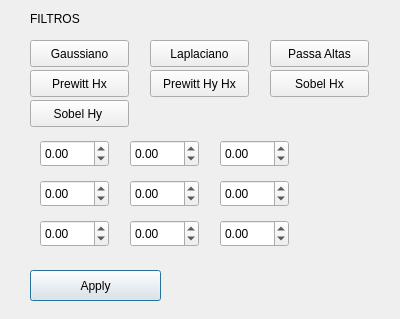
<?xml version="1.0" encoding="UTF-8"?>
<ui version="4.0">
 <class>Filters</class>
 <widget class="QDialog" name="Filters">
  <property name="geometry">
   <rect>
    <x>0</x>
    <y>0</y>
    <width>400</width>
    <height>319</height>
   </rect>
  </property>
  <property name="windowTitle">
   <string>Dialog</string>
  </property>
  <widget class="QPushButton" name="applyButton">
   <property name="geometry">
    <rect>
     <x>30</x>
     <y>270</y>
     <width>131</width>
     <height>31</height>
    </rect>
   </property>
   <property name="text">
    <string>Apply</string>
   </property>
  </widget>
  <widget class="QPushButton" name="gaussianButton">
   <property name="geometry">
    <rect>
     <x>30</x>
     <y>40</y>
     <width>99</width>
     <height>27</height>
    </rect>
   </property>
   <property name="text">
    <string>Gaussiano</string>
   </property>
  </widget>
  <widget class="QDoubleSpinBox" name="doubleSpinBox_1">
   <property name="geometry">
    <rect>
     <x>40</x>
     <y>140</y>
     <width>69</width>
     <height>27</height>
    </rect>
   </property>
   <property name="minimum">
    <double>-99.000000000000000</double>
   </property>
  </widget>
  <widget class="QDoubleSpinBox" name="doubleSpinBox_2">
   <property name="geometry">
    <rect>
     <x>130</x>
     <y>140</y>
     <width>69</width>
     <height>27</height>
    </rect>
   </property>
   <property name="minimum">
    <double>-99.000000000000000</double>
   </property>
  </widget>
  <widget class="QDoubleSpinBox" name="doubleSpinBox_3">
   <property name="geometry">
    <rect>
     <x>220</x>
     <y>140</y>
     <width>69</width>
     <height>27</height>
    </rect>
   </property>
   <property name="minimum">
    <double>-99.000000000000000</double>
   </property>
  </widget>
  <widget class="QDoubleSpinBox" name="doubleSpinBox_4">
   <property name="geometry">
    <rect>
     <x>40</x>
     <y>180</y>
     <width>69</width>
     <height>27</height>
    </rect>
   </property>
   <property name="minimum">
    <double>-99.000000000000000</double>
   </property>
  </widget>
  <widget class="QDoubleSpinBox" name="doubleSpinBox_5">
   <property name="geometry">
    <rect>
     <x>130</x>
     <y>180</y>
     <width>69</width>
     <height>27</height>
    </rect>
   </property>
   <property name="minimum">
    <double>-99.000000000000000</double>
   </property>
  </widget>
  <widget class="QDoubleSpinBox" name="doubleSpinBox_6">
   <property name="geometry">
    <rect>
     <x>220</x>
     <y>180</y>
     <width>69</width>
     <height>27</height>
    </rect>
   </property>
   <property name="minimum">
    <double>-99.000000000000000</double>
   </property>
  </widget>
  <widget class="QDoubleSpinBox" name="doubleSpinBox_7">
   <property name="geometry">
    <rect>
     <x>40</x>
     <y>220</y>
     <width>69</width>
     <height>27</height>
    </rect>
   </property>
   <property name="minimum">
    <double>-99.000000000000000</double>
   </property>
  </widget>
  <widget class="QDoubleSpinBox" name="doubleSpinBox_8">
   <property name="geometry">
    <rect>
     <x>130</x>
     <y>220</y>
     <width>69</width>
     <height>27</height>
    </rect>
   </property>
   <property name="minimum">
    <double>-99.000000000000000</double>
   </property>
  </widget>
  <widget class="QDoubleSpinBox" name="doubleSpinBox_9">
   <property name="geometry">
    <rect>
     <x>220</x>
     <y>220</y>
     <width>69</width>
     <height>27</height>
    </rect>
   </property>
   <property name="minimum">
    <double>-99.000000000000000</double>
   </property>
  </widget>
  <widget class="QPushButton" name="laplacianoButton">
   <property name="geometry">
    <rect>
     <x>150</x>
     <y>40</y>
     <width>99</width>
     <height>27</height>
    </rect>
   </property>
   <property name="text">
    <string>Laplaciano</string>
   </property>
  </widget>
  <widget class="QPushButton" name="passaAltasButton">
   <property name="geometry">
    <rect>
     <x>270</x>
     <y>40</y>
     <width>99</width>
     <height>27</height>
    </rect>
   </property>
   <property name="text">
    <string>Passa Altas</string>
   </property>
  </widget>
  <widget class="QPushButton" name="prewittHxButton">
   <property name="geometry">
    <rect>
     <x>30</x>
     <y>70</y>
     <width>99</width>
     <height>27</height>
    </rect>
   </property>
   <property name="text">
    <string>Prewitt Hx</string>
   </property>
  </widget>
  <widget class="QPushButton" name="prewittHyHxButton">
   <property name="geometry">
    <rect>
     <x>150</x>
     <y>70</y>
     <width>99</width>
     <height>27</height>
    </rect>
   </property>
   <property name="text">
    <string>Prewitt Hy Hx</string>
   </property>
  </widget>
  <widget class="QPushButton" name="sobelHxButton">
   <property name="geometry">
    <rect>
     <x>270</x>
     <y>70</y>
     <width>99</width>
     <height>27</height>
    </rect>
   </property>
   <property name="text">
    <string>Sobel Hx</string>
   </property>
  </widget>
  <widget class="QPushButton" name="sobelHyButton">
   <property name="geometry">
    <rect>
     <x>30</x>
     <y>100</y>
     <width>99</width>
     <height>27</height>
    </rect>
   </property>
   <property name="text">
    <string>Sobel Hy </string>
   </property>
  </widget>
  <widget class="QLabel" name="label">
   <property name="geometry">
    <rect>
     <x>30</x>
     <y>10</y>
     <width>67</width>
     <height>17</height>
    </rect>
   </property>
   <property name="text">
    <string>FILTROS</string>
   </property>
  </widget>
 </widget>
 <resources/>
 <connections/>
</ui>
